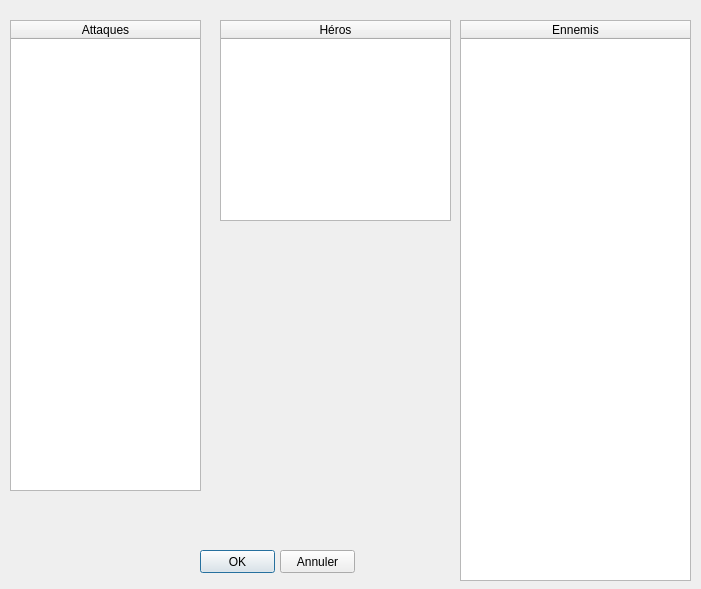
<?xml version="1.0" encoding="UTF-8"?>
<ui version="4.0">
 <class>setAttaque</class>
 <widget class="QDialog" name="setAttaque">
  <property name="geometry">
   <rect>
    <x>0</x>
    <y>0</y>
    <width>701</width>
    <height>589</height>
   </rect>
  </property>
  <property name="windowTitle">
   <string>Dialog</string>
  </property>
  <widget class="QTableWidget" name="attaquesTableWidget">
   <property name="geometry">
    <rect>
     <x>10</x>
     <y>20</y>
     <width>191</width>
     <height>471</height>
    </rect>
   </property>
   <property name="rowCount">
    <number>0</number>
   </property>
   <attribute name="horizontalHeaderStretchLastSection">
    <bool>true</bool>
   </attribute>
   <attribute name="verticalHeaderVisible">
    <bool>false</bool>
   </attribute>
   <column>
    <property name="text">
     <string>Attaques</string>
    </property>
   </column>
  </widget>
  <widget class="QTableWidget" name="tableWidget">
   <property name="geometry">
    <rect>
     <x>460</x>
     <y>20</y>
     <width>231</width>
     <height>561</height>
    </rect>
   </property>
   <attribute name="horizontalHeaderStretchLastSection">
    <bool>true</bool>
   </attribute>
   <column>
    <property name="text">
     <string>Ennemis</string>
    </property>
   </column>
  </widget>
  <widget class="QTableWidget" name="tableWidget_2">
   <property name="geometry">
    <rect>
     <x>220</x>
     <y>20</y>
     <width>231</width>
     <height>201</height>
    </rect>
   </property>
   <attribute name="horizontalHeaderStretchLastSection">
    <bool>true</bool>
   </attribute>
   <attribute name="verticalHeaderVisible">
    <bool>false</bool>
   </attribute>
   <column>
    <property name="text">
     <string>Héros</string>
    </property>
   </column>
  </widget>
  <widget class="QPushButton" name="pushButton">
   <property name="geometry">
    <rect>
     <x>200</x>
     <y>550</y>
     <width>75</width>
     <height>23</height>
    </rect>
   </property>
   <property name="text">
    <string>OK</string>
   </property>
  </widget>
  <widget class="QPushButton" name="pushButton_2">
   <property name="geometry">
    <rect>
     <x>280</x>
     <y>550</y>
     <width>75</width>
     <height>23</height>
    </rect>
   </property>
   <property name="text">
    <string>Annuler</string>
   </property>
  </widget>
 </widget>
 <resources/>
 <connections/>
</ui>
